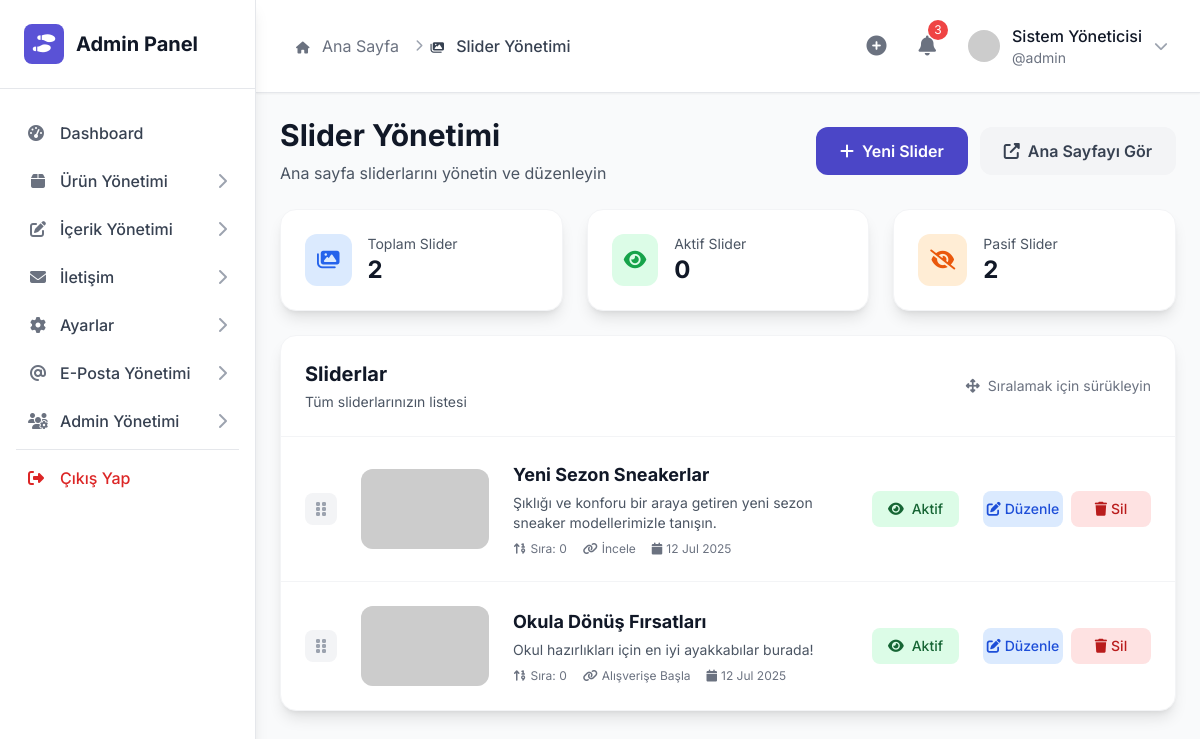
/admin/sliders.php (signed in), run on the app's committed database.
### tables this page shows
CREATE TABLE IF NOT EXISTS `slider_items` (
  `id` bigint(20) NOT NULL AUTO_INCREMENT,
  `title` text NOT NULL,
  `description` text DEFAULT NULL,
  `image_url` text DEFAULT NULL,
  `bg_color` varchar(255) DEFAULT '#f0f0f0',
  `button_text` varchar(255) NOT NULL,
  `button_url` varchar(255) NOT NULL,
  `is_active` tinyint(1) DEFAULT 1,
  `sort_order` int(11) DEFAULT 0,
  `created_at` timestamp NULL DEFAULT current_timestamp(),
  PRIMARY KEY (`id`)
);

### lib/DatabaseFactory.php (called while the page is built, shortened)
<?php
class DatabaseFactory {
    public static function create($type = null, $config = []) {
        if ($type === null) {
            $type = getenv('DB_TYPE') ?: 'supabase';
        }
        switch (strtolower($type)) {
            case 'mariadb':
            case 'mysql':
                return self::createMariaDBClient($config);
        }
    }
    private static function createMariaDBClient($config = []) {
        require_once __DIR__ . '/clients/MariaDBClient.php';
        $defaultConfig = [
            'host' => getenv('DB_HOST') ?: 'localhost',
            'port' => getenv('DB_PORT') ?: 3306,
            'database' => getenv('DB_NAME') ?: 'bandland_shoes',
            'username' => getenv('DB_USER') ?: 'root',
            'password' => getenv('DB_PASS') ?: '',
            'charset' => 'utf8mb4',
            'options' => [
                PDO::ATTR_ERRMODE => PDO::ERRMODE_EXCEPTION,
                PDO::ATTR_DEFAULT_FETCH_MODE => PDO::FETCH_ASSOC,
                PDO::ATTR_EMULATE_PREPARES => false,
            ]
        ];
        $finalConfig = array_merge($defaultConfig, $config);
        return new MariaDBClient($finalConfig);
    }
}
function database() {
    static $instance = null;
    if ($instance === null) {
        try {
            $instance = DatabaseFactory::create();
        } catch (Exception $e) {
            error_log('Database bağlantı hatası: ' . $e->getMessage());
            http_response_code(500);
            echo 'Veritabanı bağlantı hatası. Lütfen daha sonra tekrar deneyin.';
            exit;
        }
    }
    return $instance;
}

### lib/clients/MariaDBClient.php (called while the page is built, shortened)
<?php
class MariaDBClient implements DatabaseInterface {
    private $pdo;
    private $config;
    private $cache = [];
    private $cacheEnabled = true;
    public function __construct($config) {
        $this->config = $config;
    }
    private function connect() {
        try {
            $dsn = sprintf(
                'mysql:host=%s;port=%d;dbname=%s;charset=%s',
                $this->config['host'],
                $this->config['port'],
                $this->config['database'],
                $this->config['charset']
            );
            $this->pdo = new PDO(
                $dsn,
                $this->config['username'],
                $this->config['password'],
                $this->config['options']
            );
        } catch (PDOException $e) {
            $this->lastError = $e->getMessage();
            throw new Exception("MariaDB bağlantı hatası: " . $e->getMessage());
        }
    }
    public function select($table, $conditions = [], $columns = '*', $options = []) {
        try {
            $sql = $this->buildSelectSql($table, $conditions, $columns, $options);
            $params = [];
            if ($this->cacheEnabled && empty($options['no_cache'])) {
                $cacheKey = md5($sql . serialize($params));
                $cached = $this->getCache($cacheKey);
                if ($cached !== null) {
                    return $cached;
                }
            }
            $stmt = $this->pdo->prepare($sql);
            $stmt->execute($params);
            $result = $stmt->fetchAll();
            return $result;
        } catch (PDOException $e) {
            $this->lastError = $e->getMessage();
            error_log("MariaDBClient::select - " . $e->getMessage());
            return [];
        }
    }
    private function buildSelectSql($table, $conditions, $columns, $options) {
        $sql = "SELECT ";
        if (is_array($columns)) {
            $sql .= implode(', ', $columns);
        } else {
            $sql .= $columns;
        }
        $sql .= " FROM `$table`";
        if (isset($options['order'])) {
            $sql .= " ORDER BY " . $options['order'];
        }
        return $sql;
    }
    private function getCache($key) {
        if (!$this->cacheEnabled || !isset($this->cache[$key])) {
            return null;
        }
        $cached = $this->cache[$key];
        return $cached['data'];
    }
    private function setCache($key, $data) {
        $this->cache[$key] = [
            'data' => $data,
            'time' => time()
        ];
    }
}

### services/SliderService.php (called while the page is built, shortened)
<?php
require_once __DIR__ . '/../lib/DatabaseFactory.php';
class SliderService {
    private $db;
    public function __construct() {
        $this->db = database();
    }
    public function getAllSliders() {
        try {
            return $this->db->select('slider_items', [], '*', ['order' => 'sort_order ASC']);
        } catch (Exception $e) {
            error_log("Tüm sliderleri getirme hatası: " . $e->getMessage());
            return [];
        }
    }
    public function getSliderStats() {
        try {
            $allSliders = $this->getAllSliders();
            $activeSliders = array_filter($allSliders, function($slider) {
                return $slider['is_active'] === true;
            });
            return [
                'total' => count($allSliders),
                'active' => count($activeSliders),
                'inactive' => count($allSliders) - count($activeSliders)
            ];
        } catch (Exception $e) {
            error_log("Slider istatistikleri getirme hatası: " . $e->getMessage());
            return ['total' => 0, 'active' => 0, 'inactive' => 0];
        }
    }
}

### admin/sliders.php (the view, shortened to what this page needs)
<?php
require_once '../config/database.php';
require_once '../services/SliderService.php';
try {
    $sliderService = new SliderService();
    $sliders = $sliderService->getAllSliders();
    $stats = $sliderService->getSliderStats();
} catch (Exception $e) {
    $sliders = [];
    $stats = ['total' => 0, 'active' => 0, 'inactive' => 0];
    set_flash_message('error', 'Slider verileri yüklenirken bir hata oluştu: ' . $e->getMessage());
}
include 'includes/header.php';
?>
<div class="space-y-6">
    <div class="flex flex-col lg:flex-row lg:items-center lg:justify-between">
        <div>
            <h1 class="text-3xl font-bold text-gray-900 mb-2">Slider Yönetimi</h1>
            <p class="text-gray-600">Ana sayfa sliderlarını yönetin ve düzenleyin</p>
        </div>
        <div class="mt-4 lg:mt-0 flex space-x-3">
            <a href="slider-add.php" class="inline-flex items-center px-6 py-3 bg-primary-600 text-white font-semibold rounded-xl hover:bg-primary-700 transition-colors">
                <i class="fas fa-plus mr-2"></i>
                Yeni Slider
            </a>
            <a href="../index.php" target="_blank" class="inline-flex items-center px-6 py-3 bg-gray-100 text-gray-700 font-semibold rounded-xl hover:bg-gray-200 transition-colors">
                <i class="fas fa-external-link-alt mr-2"></i>
                Ana Sayfayı Gör
            </a>
        </div>
    </div>
    <?php if ($stats['total'] > 0): ?>
        <div class="grid grid-cols-1 md:grid-cols-3 gap-6">
            <div class="bg-white rounded-2xl shadow-lg border border-gray-100 p-6">
                <div class="flex items-center">
                    <div class="p-3 bg-blue-100 rounded-xl">
                        <i class="fas fa-images text-blue-600 text-xl"></i>
                    </div>
                    <div class="ml-4">
                        <p class="text-sm text-gray-600">Toplam Slider</p>
                        <p class="text-2xl font-bold text-gray-900"><?= $stats['total'] ?></p>
                    </div>
                </div>
            </div>
            <div class="bg-white rounded-2xl shadow-lg border border-gray-100 p-6">
                <div class="flex items-center">
                    <div class="p-3 bg-green-100 rounded-xl">
                        <i class="fas fa-eye text-green-600 text-xl"></i>
                    </div>
                    <div class="ml-4">
                        <p class="text-sm text-gray-600">Aktif Slider</p>
                        <p class="text-2xl font-bold text-gray-900"><?= $stats['active'] ?></p>
                    </div>
                </div>
            </div>
            <div class="bg-white rounded-2xl shadow-lg border border-gray-100 p-6">
                <div class="flex items-center">
                    <div class="p-3 bg-orange-100 rounded-xl">
                        <i class="fas fa-eye-slash text-orange-600 text-xl"></i>
                    </div>
                    <div class="ml-4">
                        <p class="text-sm text-gray-600">Pasif Slider</p>
                        <p class="text-2xl font-bold text-gray-900"><?= $stats['inactive'] ?></p>
                    </div>
                </div>
            </div>
        </div>
    <?php endif; ?>
    <div class="bg-white rounded-2xl shadow-lg border border-gray-100 overflow-hidden">
        <div class="p-6 border-b border-gray-100">
            <div class="flex items-center justify-between">
                <div>
                    <h3 class="text-xl font-bold text-gray-900 mb-1">Sliderlar</h3>
                    <p class="text-gray-600 text-sm">Tüm sliderlarınızın listesi</p>
                </div>
                <div class="text-sm text-gray-500">
                    <?php if (!empty($sliders)): ?>
                        <i class="fas fa-arrows-alt mr-1"></i>
                        Sıralamak için sürükleyin
                    <?php endif; ?>
                </div>
            </div>
        </div>
        <?php if (!empty($sliders)): ?>
            <div id="sliders-list" class="divide-y divide-gray-100">
                <?php foreach ($sliders as $slider): ?>
                    <div class="slider-item p-6 hover:bg-gray-50 transition-colors cursor-move"
                         data-slider-id="<?= $slider['id'] ?>">
                        <div class="flex items-center space-x-6">
                            <div class="flex-shrink-0">
                                <div class="w-8 h-8 bg-gray-100 rounded-lg flex items-center justify-center cursor-move">
                                    <i class="fas fa-grip-vertical text-gray-400"></i>
                                </div>
                            </div>
                            <div class="w-32 h-20 bg-gray-100 rounded-xl overflow-hidden flex-shrink-0"
                                 style="background-color: <?= htmlspecialchars($slider['bg_color']) ?>">
                                <?php if (!empty($slider['image_url'])): ?>
                                    <img src="<?= htmlspecialchars($slider['image_url']) ?>"
                                         alt="<?= htmlspecialchars($slider['title']) ?>"
                                         class="w-full h-full object-cover"
                                         onerror="this.style.display='none'">
                                <?php else: ?>
                                    <div class="w-full h-full flex items-center justify-center">
                                        <i class="fas fa-image text-gray-400 text-2xl"></i>
                                    </div>
                                <?php endif; ?>
                            </div>
                            <div class="flex-1 min-w-0">
                                <h4 class="font-bold text-gray-900 text-lg mb-1 truncate">
                                    <?= htmlspecialchars($slider['title']) ?>
                                </h4>
                                <p class="text-gray-600 text-sm mb-2 line-clamp-2">
                                    <?= htmlspecialchars($slider['description']) ?>
                                </p>
                                <div class="flex items-center space-x-4 text-xs text-gray-500">
                                    <span><i class="fas fa-sort-numeric-up mr-1"></i>Sıra: <?= $slider['sort_order'] ?></span>
                                    <span><i class="fas fa-link mr-1"></i><?= htmlspecialchars($slider['button_text']) ?></span>
                                    <span><i class="fas fa-calendar mr-1"></i><?= date('d M Y', strtotime($slider['created_at'])) ?></span>
                                </div>
                            </div>
                            <div class="flex-shrink-0">
                                <form method="POST" class="inline-block">
                                    <button type="submit" class="inline-flex items-center px-4 py-2 rounded-lg text-sm font-medium transition-colors
                                        <?= $slider['is_active'] ? 'bg-green-100 text-green-800 hover:bg-green-200' : 'bg-gray-100 text-gray-800 hover:bg-gray-200' ?>">
                                        <i class="fas <?= $slider['is_active'] ? 'fa-eye' : 'fa-eye-slash' ?> mr-2"></i>
                                        <?= $slider['is_active'] ? 'Aktif' : 'Pasif' ?>
                                    </button>
                                </form>
                            </div>
                            <div class="flex-shrink-0">
                                <div class="flex items-center space-x-2">
                                    <a href="slider-edit.php?id=<?= $slider['id'] ?>"
                                       class="inline-flex items-center justify-center w-20 px-3 py-2 bg-blue-100 text-blue-700 rounded-lg hover:bg-blue-200 transition-colors text-sm font-medium">
                                        <i class="fas fa-edit mr-1"></i>
                                        Düzenle
                                    </a>
                                    <form method="POST" class="inline-block" onsubmit="return confirm('Bu slideri silmek istediğinizden emin misiniz? Bu işlem geri alınamaz.')">
                                        <button type="submit"
                                                class="inline-flex items-center justify-center w-20 px-3 py-2 bg-red-100 text-red-700 rounded-lg hover:bg-red-200 transition-colors text-sm font-medium">
                                            <i class="fas fa-trash mr-1"></i>
                                            Sil
                                        </button>
                                    </form>
                                </div>
                            </div>
                        </div>
                    </div>
                <?php endforeach; ?>
            </div>
        <?php endif; ?>
    </div>
</div>
<?php
include 'includes/footer.php';
?>

### data on the page
slider_items: title "Yeni Sezon Sneakerlar", description "Şıklığı ve konforu bir araya getiren yeni sezon sneaker modellerimizle tanışın.", sort_order "0", button_text "İncele", created_at "12 Jul 2025", is_active 1 (drawn)
slider_items: title "Okula Dönüş Fırsatları", description "Okul hazırlıkları için en iyi ayakkabılar burada!", sort_order "0", button_text "Alışverişe Başla", created_at "12 Jul 2025", is_active 1 (drawn)

### other printed values
$item['title'] "Dashboard"
$item['title'] "Ürün Yönetimi"
$item['title'] "İçerik Yönetimi"
$item['title'] "İletişim"
$item['title'] "Ayarlar"
$item['title'] "E-Posta Yönetimi"
$item['title'] "Admin Yönetimi"
$crumb['title'] "Ana Sayfa"
$crumb['title'] "Slider Yönetimi"
$admin_info['full_name'] "Sistem Yöneticisi"
$admin_info['username'] "admin"
$stats['total'] "2"
$stats['active'] "0"
$stats['inactive'] "2"
